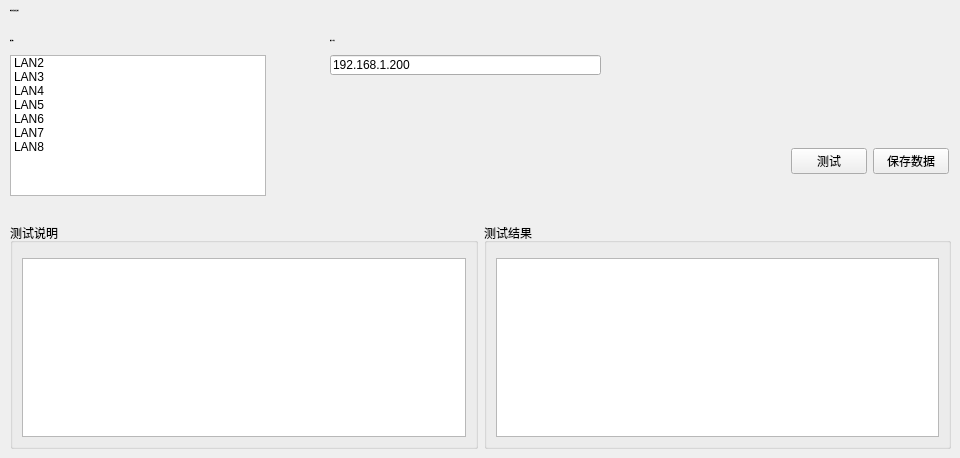
        <widget class="QWidget" name="testexecute_page3">
         <widget class="QLabel" name="testexecute_page3_label_2">
          <property name="geometry">
           <rect>
            <x>10</x>
            <y>0</y>
            <width>153</width>
            <height>21</height>
           </rect>
          </property>
          <property name="font">
           <font>
            <family>Microsoft YaHei</family>
            <pointsize>-1</pointsize>
            <weight>75</weight>
            <bold>true</bold>
           </font>
          </property>
          <property name="text">
           <string>网络协议转换板测试</string>
          </property>
         </widget>
         <widget class="QLabel" name="testexecute_page3_label_3">
          <property name="geometry">
           <rect>
            <x>10</x>
            <y>30</y>
            <width>153</width>
            <height>21</height>
           </rect>
          </property>
          <property name="font">
           <font>
            <family>Microsoft YaHei</family>
            <pointsize>-1</pointsize>
            <weight>75</weight>
            <bold>true</bold>
           </font>
          </property>
          <property name="text">
           <string>测试端口</string>
          </property>
         </widget>
         <widget class="QWidget" name="layoutWidget">
          <property name="geometry">
           <rect>
            <x>791</x>
            <y>146</y>
            <width>158</width>
            <height>30</height>
           </rect>
          </property>
          <layout class="QGridLayout" name="gridLayout_9">
           <item row="0" column="0">
            <widget class="QPushButton" name="testexecute_page3_pushButton_execute">
             <property name="text">
              <string>测试</string>
             </property>
            </widget>
           </item>
           <item row="0" column="1">
            <widget class="QPushButton" name="testexecute_page3_pushButton_savedata">
             <property name="text">
              <string>保存数据</string>
             </property>
            </widget>
           </item>
          </layout>
         </widget>
         <widget class="QWidget" name="layoutWidget">
          <property name="geometry">
           <rect>
            <x>10</x>
            <y>223</y>
            <width>941</width>
            <height>226</height>
           </rect>
          </property>
          <layout class="QGridLayout" name="gridLayout_4">
           <item row="0" column="0">
            <widget class="QGroupBox" name="groupBox">
             <property name="title">
              <string>测试说明</string>
             </property>
             <layout class="QGridLayout" name="gridLayout_2">
              <property name="topMargin">
               <number>15</number>
              </property>
              <item row="0" column="0">
               <widget class="QTextBrowser" name="testexecute_page3_textBrowser_guide"/>
              </item>
             </layout>
            </widget>
           </item>
           <item row="0" column="1">
            <widget class="QGroupBox" name="groupBox_2">
             <property name="title">
              <string>测试结果</string>
             </property>
             <layout class="QGridLayout" name="gridLayout_3">
              <property name="leftMargin">
               <number>9</number>
              </property>
              <property name="topMargin">
               <number>15</number>
              </property>
              <item row="0" column="0">
               <widget class="QTextBrowser" name="testexecute_page3_textBrowser_log"/>
              </item>
             </layout>
            </widget>
           </item>
          </layout>
         </widget>
         <widget class="QLineEdit" name="testexecute_page3_lineEdit_ip">
          <property name="geometry">
           <rect>
            <x>330</x>
            <y>55</y>
            <width>271</width>
            <height>20</height>
           </rect>
          </property>
          <property name="text">
           <string>192.168.1.200</string>
          </property>
         </widget>
         <widget class="QLabel" name="testexecute_page3_label_4">
          <property name="geometry">
           <rect>
            <x>330</x>
            <y>30</y>
            <width>153</width>
            <height>21</height>
           </rect>
          </property>
          <property name="font">
           <font>
            <family>Microsoft YaHei</family>
            <pointsize>-1</pointsize>
            <weight>75</weight>
            <bold>true</bold>
           </font>
          </property>
          <property name="text">
           <string>测试IP地址</string>
          </property>
         </widget>
         <widget class="QListWidget" name="testexecute_page3_listWidget_lan">
          <property name="geometry">
           <rect>
            <x>10</x>
            <y>55</y>
            <width>256</width>
            <height>141</height>
           </rect>
          </property>
          <item>
           <property name="text">
            <string>LAN2</string>
           </property>
          </item>
          <item>
           <property name="text">
            <string>LAN3</string>
           </property>
          </item>
          <item>
           <property name="text">
            <string>LAN4</string>
           </property>
          </item>
          <item>
           <property name="text">
            <string>LAN5</string>
           </property>
          </item>
          <item>
           <property name="text">
            <string>LAN6</string>
           </property>
          </item>
          <item>
           <property name="text">
            <string>LAN7</string>
           </property>
          </item>
          <item>
           <property name="text">
            <string>LAN8</string>
           </property>
          </item>
         </widget>
        </widget>
